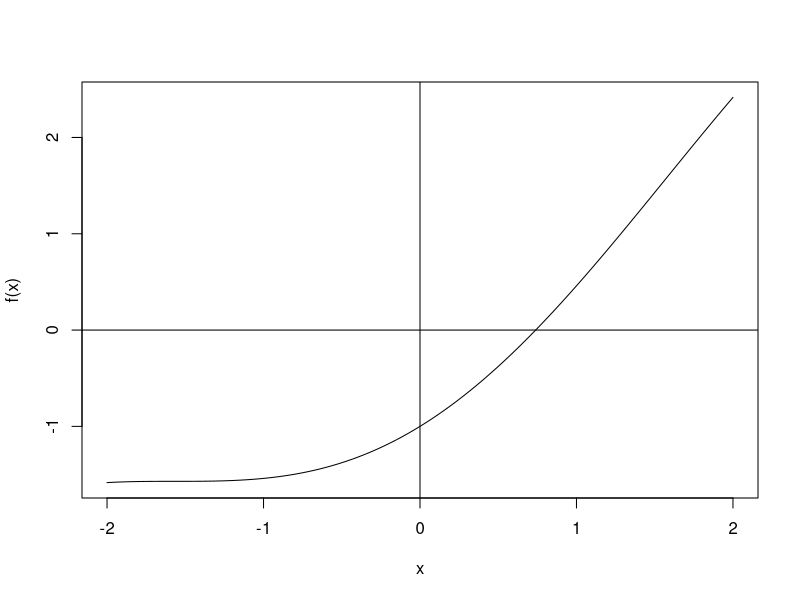
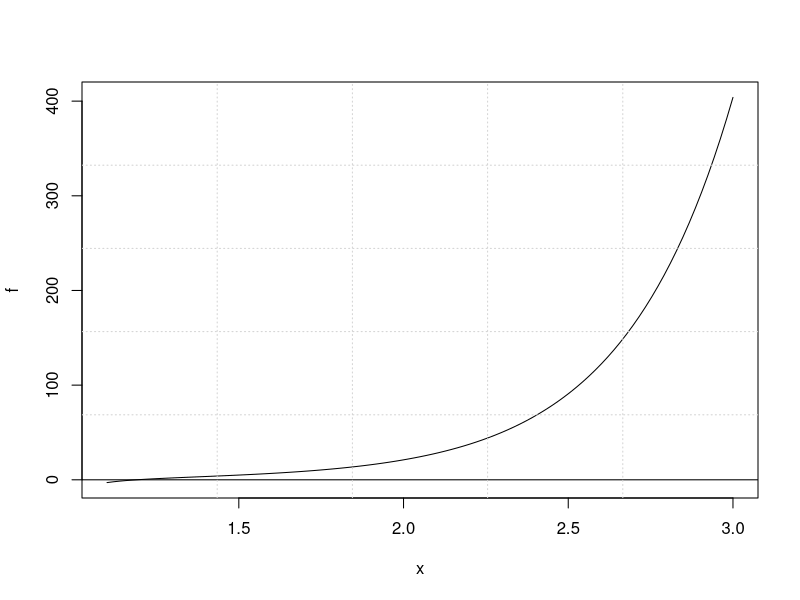
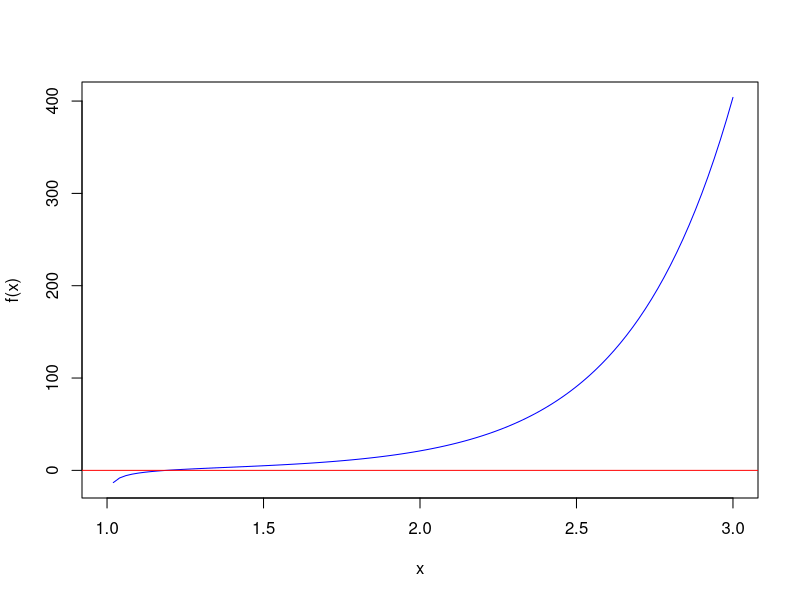
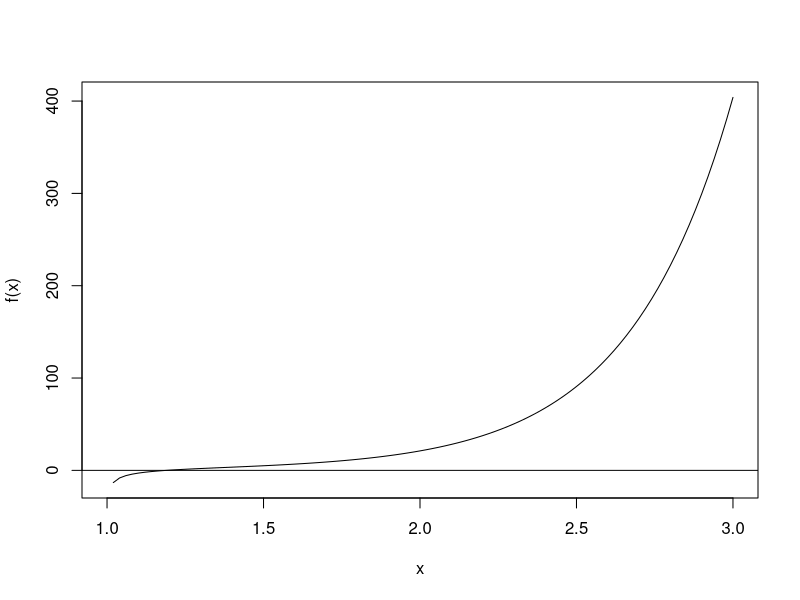

Write the R code that produced these figures, in order.
## ---- chunk 1
knitr::opts_chunk$set(echo = TRUE)
## ---- chunk 2
biseccion = function(f, xa, xb, tol){
if( sign(f(xa)) == sign(f(xb)) ){ stop("f(xa) y f(xb) tienen el mismo signo") }
# a = min(xa,xb)
# b = max(xa,xb)
a = xa; b = xb
k = 0
#Tabla imprimir
tabla = data.frame(k="","a"=a, "b"=b, "m"=a + 0.5*(b-a), "errorEstimado"=(b-a)/2)
repeat{
m = a + 0.5*(b-a)
if( f(m)==0 ){ cat("Cero de f en [",xa,",",xb,"] es: ", m ) }
if( sign(f(a)) != sign(f(m)) ){
b = m
} else { a = m }
dx = (b-a)/2
# cada iteración es una nueva fila en la tabla
tabla =rbind(tabla,data.frame(k="","a"=a, "b"=b, "m"=m, "errorEstimado"=dx))
k = k+1
#until
if( dx < tol ){
cat("Cero de f en [",xa,",",xb,"] es approx: ", m, "con error <=", dx,"\n")
cat("-----------------------------------------------------------------\n\n")
break;
}
} #repeat
#imprimir tabla
colnames(tabla)=c("k", "a","b", "m", "(b-a)/2^k")
print(tabla,right=F) #nombres alineados a la izquierda
}

## ---- chunk 3
## Pruebas
f = function(x) x-cos(x)
curve(f, -2,2); abline(h=0, v=0) #gráfico para decidir un intervalo
biseccion(f, 0.5, 0.8, 0.000001)
## ---- chunk 4
f=function(x){
  exp(3*(x-1))-log(x-1)^2+1
}
f(c(1.1,1.2,1.3,1.4,1.5,1.6,1.7))
## ---- chunk 5

plot(f,1.1,3)
abline(h=0,v=0)
grid(5,5)
## ---- chunk 6

curve(f,1,3,col="blue")
abline(h=0,v=0,col="red")
## ---- chunk 7
require(pracma)
f = function(x) exp(3*(x-1))-log(x-1)^2+1
bisect(f, 1, 2,35)
## ---- chunk 8
biseccion = function(f, xa, xb, tol){
if( sign(f(xa)) == sign(f(xb)) ){ stop("f(xa) y f(xb) tienen el mismo signo") }
# a = min(xa,xb)
# b = max(xa,xb)
a = xa; b = xb
k = 0
#Tabla imprimir
tabla = data.frame(k="","a"=a, "b"=b, "m"=a + 0.5*(b-a), "errorEstimado"=(b-a)/2)
repeat{
m = a + 0.5*(b-a)
if( f(m)==0 ){ cat("Cero de f en [",xa,",",xb,"] es: ", m ) }
if( sign(f(a)) != sign(f(m)) ){
b = m
} else { a = m }
dx = (b-a)/2
# cada iteración es una nueva fila en la tabla
tabla =rbind(tabla,data.frame(k="","a"=a, "b"=b, "m"=m, "errorEstimado"=dx))
k = k+1
#until
if( dx < tol ){
cat("Cero de f en [",xa,",",xb,"] es approx: ", m, "con error <=", dx,"\n")
cat("-----------------------------------------------------------------\n\n")
break;
}
} #repeat
#imprimir tabla
colnames(tabla)=c("k", "a","b", "m", "(b-a)/2^k")
print(tabla,right=F) #nombres alineados a la izquierda
}


## ---- chunk 9
## Pruebas
f = function(x) exp(3*(x-1))-log(x-1)^2+1
curve(f, 1,3); abline(h=0, v=0) #gráfico para decidir un intervalo
biseccion(f, 1.1, 2, 0.000001)

